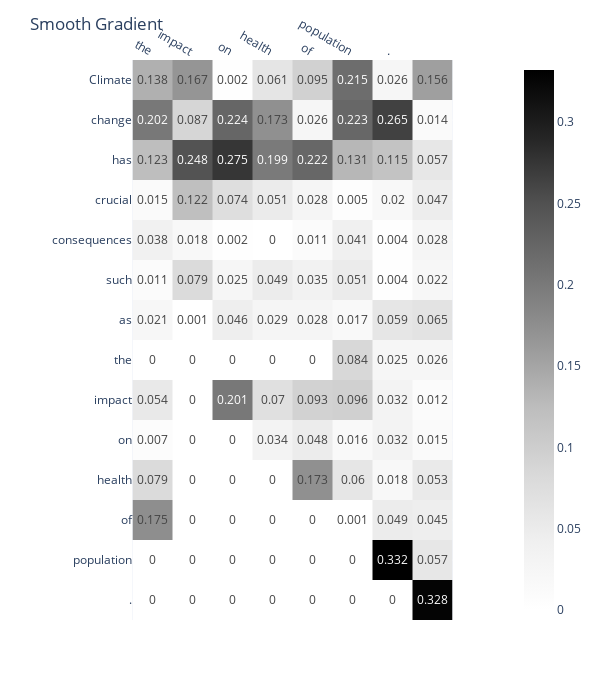

Notebook code for this chart:
### Code cell
fig = generate_heat_map_from_grad_matrix(grad_matrix_list[1].T, tokenizer, sample_text, result, h=700)

fig.update_layout(title_text="Smooth Gradient")
fig.show()

### Figure 1 — Plotly figure (JSON) as saved in the notebook; plotly's stock layout.template omitted (floating-point values rounded to 4 significant figures; data arrays with more than 128 entries replaced by an {"elided": "..."} marker saying what was removed)
{"data": [{"coloraxis": "coloraxis", "hovertemplate": "x: %{x}<br>y: %{y}<br>color: %{z}<extra></extra>", "name": "0", "texttemplate": "%{z}", "type": "heatmap", "x": [" the", " impact", " on", " the", " health", " of", " the", " population", ".", "\n"], "xaxis": "x", "y": ["Climate", " change", " has", " crucial", " consequences", " such", " as", " the", " impact", " on", " the", " health", " of", " the", " population", "."], "yaxis": "y", "z": {"elided": "16x10 float values"}}], "layout": {"coloraxis": {"colorscale": [[0, "rgb(255,255,255)"], [0.125, "rgb(240,240,240)"], [0.25, "rgb(217,217,217)"], [0.375, "rgb(189,189,189)"], [0.5, "rgb(150,150,150)"], [0.625, "rgb(115,115,115)"], [0.75, "rgb(82,82,82)"], [0.875, "rgb(37,37,37)"], [1, "rgb(0,0,0)"]]}, "height": 700, "margin": {"t": 60}, "title": {"text": "Smooth Gradient"}, "width": 600, "xaxis": {"anchor": "y", "constrain": "domain", "domain": [0, 1], "scaleanchor": "y", "side": "top", "tickfont": {"size": 12}}, "yaxis": {"anchor": "x", "autorange": "reversed", "constrain": "domain", "domain": [0, 1], "tickfont": {"size": 12}}}}
